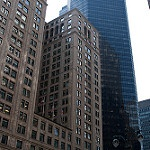
#> input picture Assignment1/Intel_Image_classification/seg_pred/seg_pred/12683.jpg, 150 x 150 px, given as the content of the folder 2/Assignment1/Intel_Image_classification/seg_train/seg_train, which was not available
$ python eda.py
#> lines starting #> are read from the running program, lines starting #| are printed output that depends on the picture; pictures that were not available may be replaced by others from this repository, and a replacement may not be noted
import os
import matplotlib.pyplot as plt
from PIL import Image


def eda(data_dir, name):
    # List all subdirectories (classes) in the dataset directory
#> called with name = 'train'
    classes = os.listdir(data_dir)

    # Display the number of classes
    print("Number of classes:", len(classes))

    # Display the number of images in each class
    total = 0
    for cls in classes:
        cls_dir = os.path.join(data_dir, cls)
        num_images = len(os.listdir(cls_dir))
        print(f"Class: {cls}, Number of images: {num_images}")
        total += num_images
    print("Total number of images: ", total)

    # Visualize class distribution
    plt.figure(figsize=(10, 6))
    plt.bar(classes, [len(os.listdir(os.path.join(data_dir, cls))) for cls in classes])
    plt.xlabel('Classes')
    plt.ylabel('Number of Images')
    plt.title('Class Distribution')
    plt.xticks(rotation=45)
    plt.savefig(name+"_class_distribution.png")
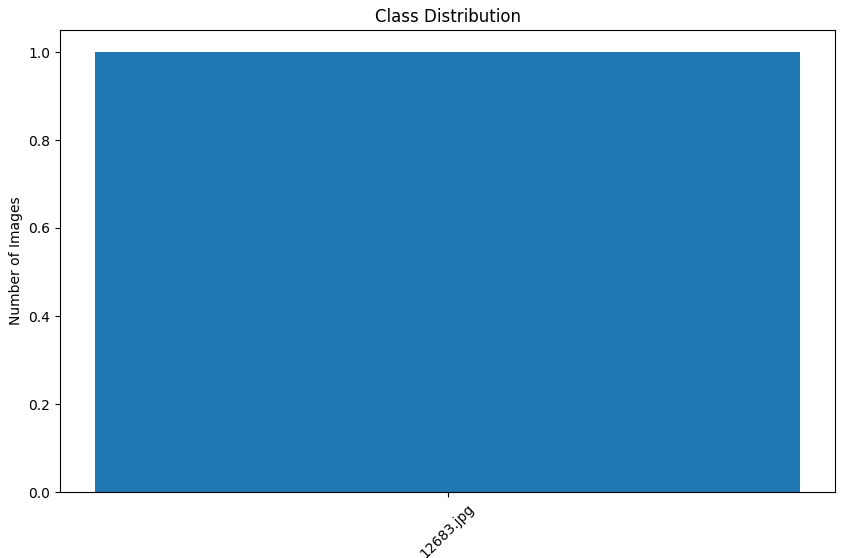
#> figure drawn by matplotlib, 1 panel

    # Display sample images from each class
    plt.figure(figsize=(12, 8))
    for i, cls in enumerate(classes, 1):
        cls_dir = os.path.join(data_dir, cls)
        img_file = os.listdir(cls_dir)[0]  # Display the first image from each class
        img_path = os.path.join(cls_dir, img_file)
        img = Image.open(img_path)
#> img is the input picture: PIL image 150x150 RGB; mean R, G, B 84.1, 86.6, 91
        plt.subplot(2, 3, i)
        plt.imshow(img)
        plt.title(cls)
        plt.axis('off')
    plt.savefig(name+"_sample_images.png")


    # Calculate and visualize image sizes
    image_sizes = []
    for cls in classes:
        cls_dir = os.path.join(data_dir, cls)
        for img_file in os.listdir(cls_dir):
            img_path = os.path.join(cls_dir, img_file)
            img = Image.open(img_path)
            width, height = img.size
#> width = 150; height = 150
            image_sizes.append((width, height))

    widths, heights = zip(*image_sizes)
#> widths = (150,); heights = (150,)
    plt.figure(figsize=(10, 6))
    plt.hist(widths, bins=20, alpha=0.5, label='Width')
    plt.hist(heights, bins=20, alpha=0.5, label='Height')
    plt.xlabel('Image Size')
    plt.ylabel('Frequency')
    plt.title('Image Size Distribution')
    plt.legend()
    plt.savefig(name + "_image_size_distribution.png")
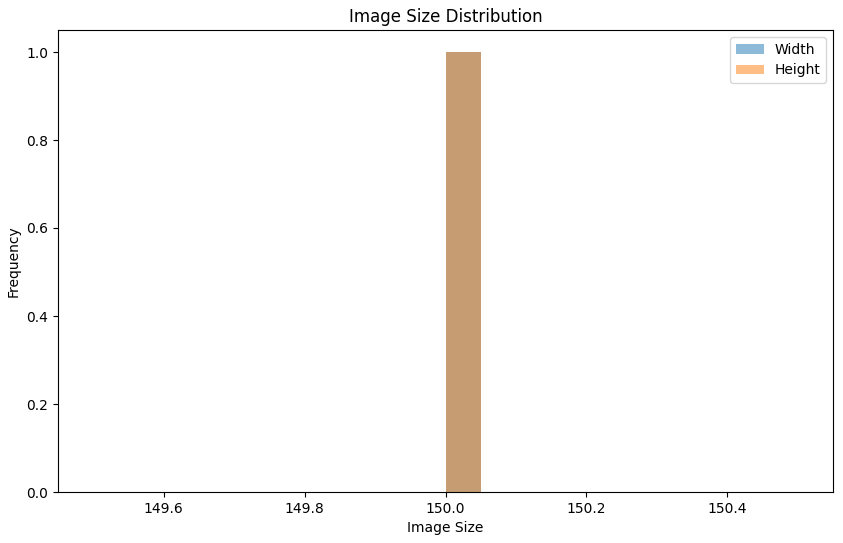
#> figure drawn by matplotlib, 1 panel; tallest bar 1 high, from x = 150 to 150.1; tallest bar 1 high, from x = 150 to 150.1


train_dir = os.path.join(os.path.dirname(os.path.realpath(__file__)), "Intel_Image_classification", "seg_train", "seg_train")
eda(train_dir, "train")

test_dir = os.path.join(os.path.dirname(os.path.realpath(__file__)), "Intel_Image_classification", "seg_test", "seg_test")
eda(test_dir, "test")
#> call 2 of eda, with name = 'test'
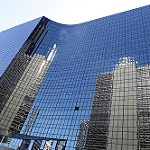
#> input picture Assignment1/Intel_Image_classification/seg_test/seg_test/buildings/20828.jpg, 150 x 150 px
#> in eda, img is the input picture: PIL image 150x150 RGB; mean R, G, B 111, 127, 153.1
